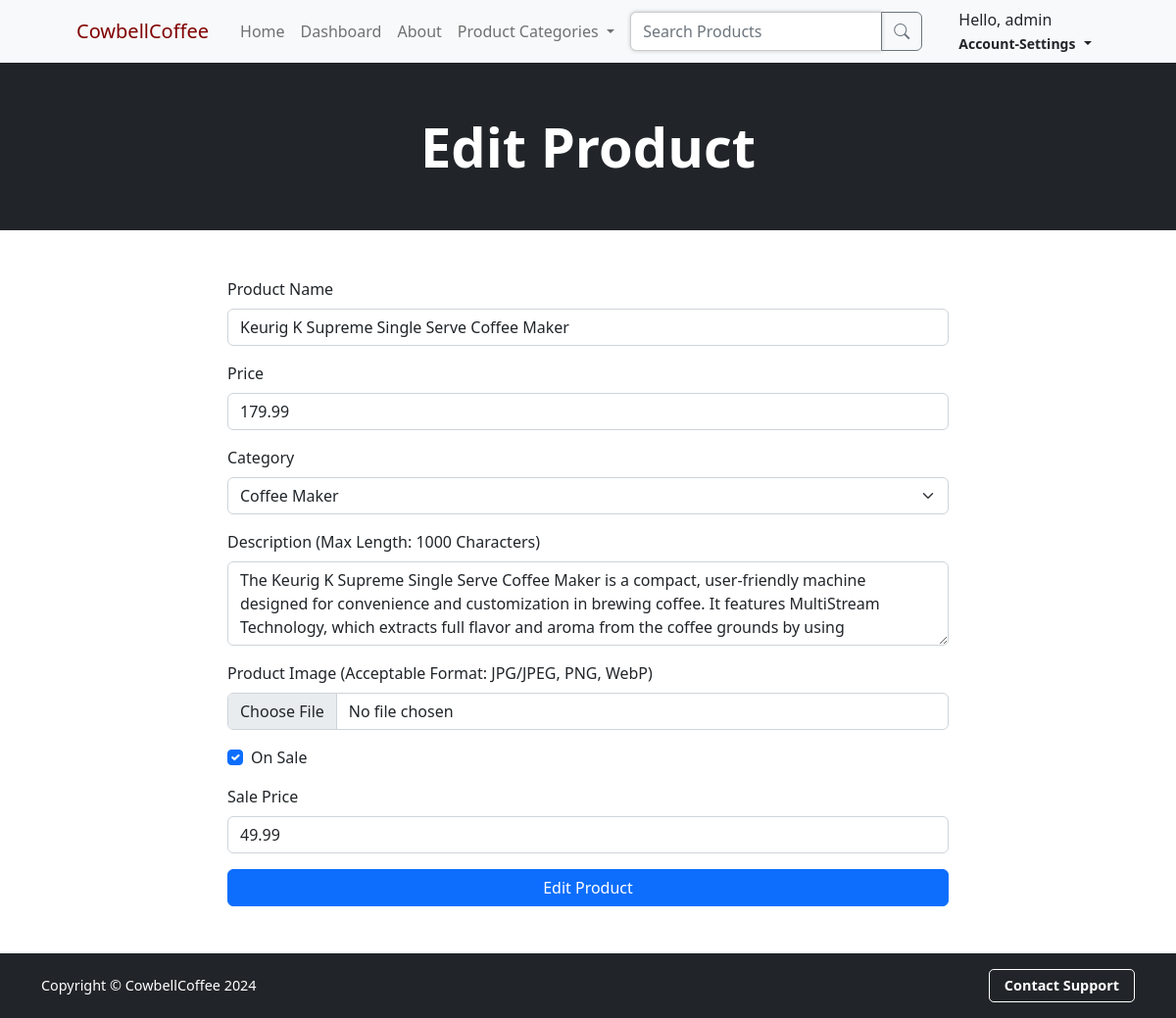
/sellerDashboard/edit-product/1/ (signed in), run on the app's committed database.
### buyerStore/models.py (models this page shows, shortened)
class Product(models.Model):
    name = models.CharField(max_length=50, blank=False)
    price = models.DecimalField(decimal_places=2, max_digits=6, blank=False)
    category = models.ForeignKey(Category, on_delete=models.CASCADE, blank=False)
    description = models.CharField(max_length=1000, default='', blank=False)
    image = CloudinaryField('image')
    is_sale = models.BooleanField(default=False)
    sale_price = models.DecimalField(default=0, decimal_places=2, max_digits=6)
    seller = models.ForeignKey(User, on_delete=models.CASCADE, related_name='products')

### sellerDashboard/views.py (the view)
# urls.py: path('edit-product/<int:product_id>/', views.edit_product, name='edit_product'),
def edit_product(request, product_id):
    product = get_object_or_404(Product, id=product_id)
    if request.user != product.seller:
        messages.error(request, 'You can not edit this product.')
        return redirect('home')
    if request.method == 'POST':
        form = ProductForm(request.POST, request.FILES, instance=product)  # Populate form with the existing product
        if form.is_valid():
            form.save()  # Save the updated product
            messages.success(request, 'Product updated successfully!')
            return redirect('seller_dashboard')  # Redirect to seller dashboard
    else:
        form = ProductForm(instance=product)  # Pre-fill the form with the current product data
    return render(request, 'edit_product.html', {'form': form, 'product': product})

### buyerStore/forms.py
class ProductForm(forms.ModelForm):
    class Meta:
        model = Product
        fields = ['name', 'price', 'category', 'description', 'image', 'is_sale', 'sale_price']
        widgets = {
            'name': forms.TextInput(attrs={'class': 'form-control'}),
            'price': forms.NumberInput(attrs={'class': 'form-control'}),
            'category': forms.Select(attrs={'class': 'form-select'}),
            'description': forms.Textarea(attrs={'class': 'form-control', 'rows': 3}),
            'image': forms.ClearableFileInput(attrs={'class': 'form-control'}),
            'is_sale': forms.CheckboxInput(attrs={'class': 'form-check-input'}),
            'sale_price': forms.NumberInput(attrs={'class': 'form-control'}),
        }

### buyerStore/models.py (called while the page is built)
    def __str__(self):
        return(self.name)

### cart/context_processors.py (called while the page is built)
def cart(request):
    return {'cart': Cart(request)}

### sellerDashboard/templates/edit_product.html (shortened to what this page needs)
{% extends 'base.html' %}
{% block content %}
<header class="bg-dark py-1">
    <div class="container px-4 px-lg-5 my-5">
        <div class="text-center text-white">
            <h1 class="display-4 fw-bolder">Edit Product </h1>
        </div>
    </div>
</header>
<div class="container my-5">
    <div class="row justify-content-center">
        <div class="col-md-8">
            <form method="post" enctype="multipart/form-data">
                <div class="form-group mb-3">
                    <label for="id_name" class="form-label">Product Name</label>
                    {{ form.name }}
                </div>
                <div class="form-group mb-3">
                    <label for="id_price" class="form-label">Price</label>
                    {{ form.price }}
                </div>
                <div class="form-group mb-3">
                    <label for="id_category" class="form-label">Category</label>
                    {{ form.category }}
                </div>
                <div class="form-group mb-3">
                    <label for="id_description" class="form-label">Description (Max Length: 1000 Characters)</label>
                    {{ form.description }}
                </div>
                <div class="form-group mb-3">
                    <label for="id_image" class="form-label">Product Image (Acceptable Format: JPG/JPEG, PNG, WebP)</label>
                    {{ form.image }}
                </div>
                <div class="form-check mb-3">
                    {{ form.is_sale }}
                    <label for="id_is_sale" class="form-check-label">On Sale</label>
                </div>
                <div class="form-group mb-3">
                    <label for="id_sale_price" class="form-label">Sale Price</label>
                    {{ form.sale_price }}
                </div>
                <div class="d-grid">
                    <button type="submit" class="btn btn-primary">Edit Product</button>
                </div>
            </form>
        </div>
    </div>
</div>
{% endblock %}

### buyerStore/templates/navbar.html (shortened to what this page needs)
<nav class="navbar navbar-expand-lg navbar-light bg-light">
    <div class="container px-4 px-lg-5">
        <a class="navbar-brand" href="{% url 'home' %}" style="color:maroon;">CowbellCoffee</a>
        <div class="collapse navbar-collapse" id="navbarSupportedContent">
            <ul class="navbar-nav me-auto mb-2 mb-lg-0 ms-lg-2">
                {% if user.is_authenticated %}
                    {% if user.profile.account_type != 'seller' %}
                        <li class="nav-item"><a class="nav-link" href="{% url 'home' %}">Home</a></li>
                    {% else %}
                        <li class="nav-item"><a class="nav-link" href="{% url 'home'%}">Home</a></li>
                        <li class="nav-item"><a class="nav-link" href="{% url 'seller_dashboard' %}">Dashboard</a></li>
                    {% endif %}
                {% endif %}
                <li class="nav-item"><a class="nav-link" href="{% url 'about'%}">About</a></li>
                <li class="nav-item dropdown">
                    <a class="nav-link dropdown-toggle" id="navbarDropdown" href="#" role="button" data-bs-toggle="dropdown" aria-expanded="false"> Product Categories </a>
                </li>
                <form class="d-flex" method="GET" action="{% url 'product_search' %}">
                    <div class="input-group">
                        <input
                            class="form-control"
                            type="search"
                            placeholder="Search Products"
                            aria-label="Search"
                            name="query"
                            style="outline: none; box-shadow: 0 0 4px rgba(0, 0, 0, 0.2); border: 1px solid #ccc; transition: border-color 0.3s;"
                            onfocus="this.style.borderColor='#007bff';"
                            onblur="this.style.borderColor='#ccc';"
                        >
                            <button class="btn btn-outline-secondary" type="submit">
                            <i class="bi bi-search"></i>
                        </button>
                    </div>
                </form>
            </ul>
            {% if user.is_authenticated %}
                    <div class="nav-item dropdown">
                        <a class="nav-link dropdown-toggle" id="navbarDropdown" href="#" role="button" data-bs-toggle="dropdown" aria-expanded="false">
                            <div>
                                Hello, {{ user.username }}
                            </div>
                            <small class="account-services"><strong>Account-Settings</strong></small>
                        </a>
                    </div>
            {% endif %}
        </div>
    </div>
</nav>

### data on the page
Product: name "Keurig K Supreme Single Serve Coffee Maker", price "179.99", category "Coffee Maker", description "The Keurig K Supreme Single Serve Coffee Maker is a compact, user-friendly machine designed for convenience and customization in brewing coffee. It features MultiStream Technology, which extracts full flavor and aroma from the coffee grounds by using", is_sale "☑", sale_price "49.99"

### other printed values
{{ user.username }} "admin"
